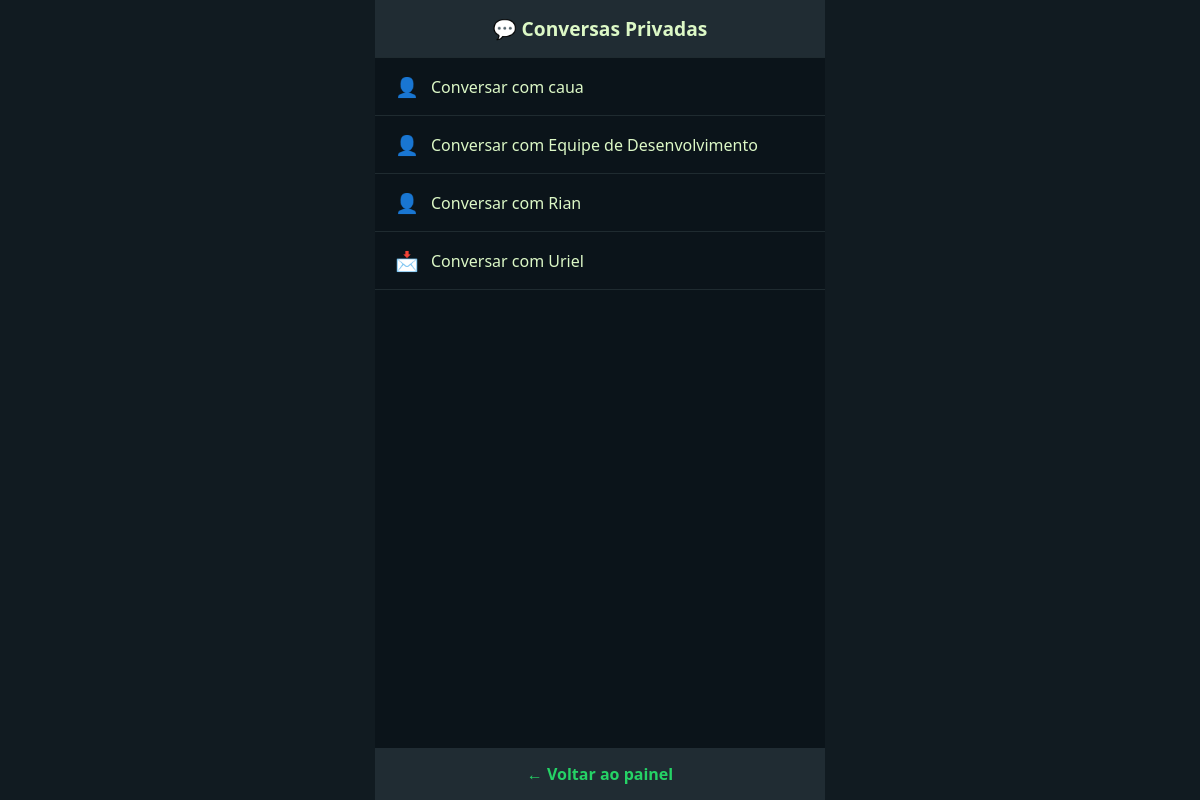
The app's page /usuarios.php (signed in) with its own data.
### tables this page shows
CREATE TABLE `usuarios` (
  `id` int(11) NOT NULL,
  `usuario` varchar(100) NOT NULL,
  `senha` varchar(255) NOT NULL,
  `tipo` enum('user','admin') NOT NULL DEFAULT 'user'
);

### usuarios.php (the view, shortened to what this page needs)
<?php
include 'conexao.php';
$stmt = $conn->prepare("SELECT id FROM usuarios WHERE usuario = ?");
$stmt->bind_param("s", $_SESSION['usuario']);
$stmt->execute();
$res = $stmt->get_result();
$me = $res->fetch_assoc();
$meuId = $me['id'];
$usuarios = $conn->query("SELECT id, usuario FROM usuarios WHERE id != $meuId");
$sqlNovasMsg = "
  SELECT m.de_id, COUNT(*) AS nao_lidas
  FROM mensagens_privadas m
  LEFT JOIN mensagens_lidas l
    ON l.mensagem_id = m.id AND l.usuario_id = ?
  WHERE m.para_id = ? AND l.id IS NULL
  GROUP BY m.de_id
";
$stmtNovasMsg = $conn->prepare($sqlNovasMsg);
$stmtNovasMsg->bind_param("ii", $meuId, $meuId);
$stmtNovasMsg->execute();
$resNovasMsg = $stmtNovasMsg->get_result();
$mensagensNaoLidas = [];
while ($row = $resNovasMsg->fetch_assoc()) {
    $mensagensNaoLidas[$row['de_id']] = $row['nao_lidas'];
}
?>
<!DOCTYPE html>
<html lang="pt-BR">
<head>
</head>
<body>
<div class="container">
  <h2>💬 Conversas Privadas</h2>
  <ul>
    <?php while ($u = $usuarios->fetch_assoc()): ?>
      <?php
        $classe = isset($mensagensNaoLidas[$u['id']]) ? 'nova-mensagem' : '';
      ?>
      <li class="<?= $classe ?>">
        <a href="chat.php?para=<?= $u['id'] ?>">Conversar com <?= htmlspecialchars($u['usuario']) ?></a>
      </li>
    <?php endwhile; ?>
  </ul>
  <div class="footer">
    <a href="index.php">← Voltar ao painel</a>
  </div>
</div>
</body>
</html>

### usuarios.php (style rules this page uses)
* { box-sizing: border-box; }
body { margin: 0; font-family: 'Segoe UI', sans-serif; background: #111b21; color: #fff; display: flex; justify-content: center; }
.container { width: 100%; max-width: 450px; height: 100vh; background: #111b21; display: flex; flex-direction: column; }
h2 { background: #202c33; padding: 15px; margin: 0; font-size: 1.2rem; text-align: center; color: #dcf8c6; border-bottom: 1px solid #1f2b30; }
ul { list-style: none; padding: 0; margin: 0; flex-grow: 1; overflow-y: auto; background: #0b141a; }
li { padding: 15px 20px; border-bottom: 1px solid #1f2b30; display: flex; align-items: center; gap: 12px; cursor: pointer; }
li::before { content: "👤"; font-size: 1.2rem; }
li.nova-mensagem::before { content: "📩"; color: #25d366; }
a { text-decoration: none; color: #dcf8c6; font-weight: 500; font-size: 1rem; flex-grow: 1; }
.footer { text-align: center; padding: 15px; background: #202c33; }
.footer a { color: #25d366; font-weight: bold; text-decoration: none; }

### records on screen
usuarios: usuario "caua"
usuarios: usuario "Equipe de Desenvolvimento"
usuarios: usuario "Rian"
usuarios: usuario "Uriel"
